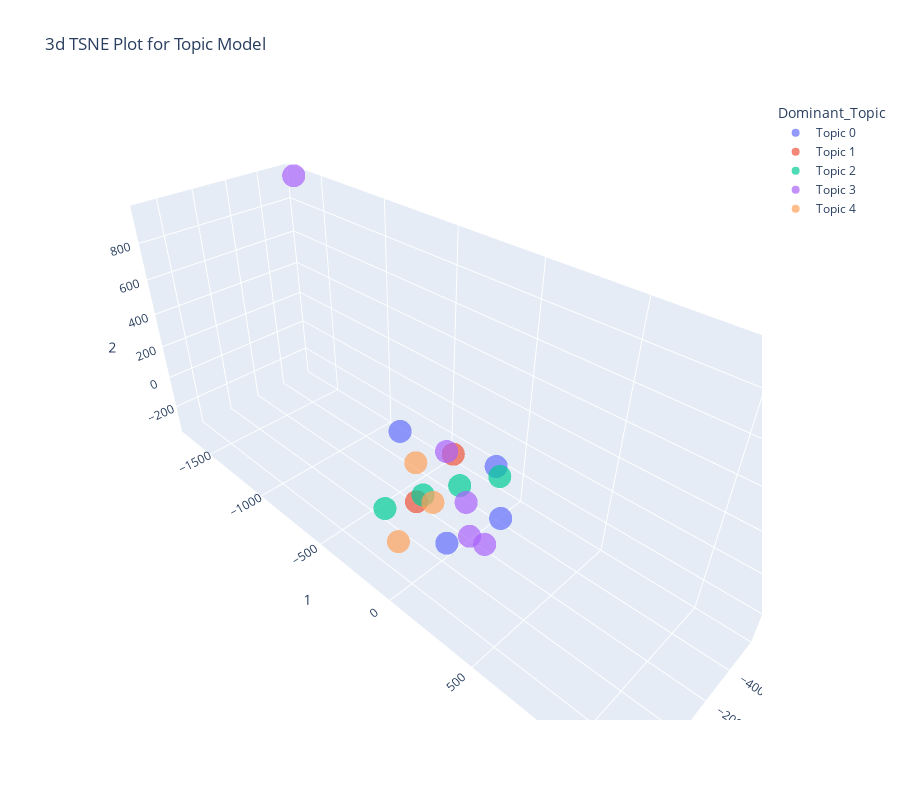

The notebook cell saved with this chart:
### Markdown cell above
## T-distributed Stochastic Neighbor Embedding (t-SNE)

### Code cell
plot_model(lda2, plot = 'tsne')

### Figure 1 — Plotly figure (JSON) as saved in the notebook; plotly's stock layout.template omitted (floating-point values rounded to 4 significant figures)
{"data": [{"hovertemplate": "Dominant_Topic=Topic 0<br>0=%{x}<br>1=%{y}<br>2=%{z}<extra></extra>", "legendgroup": "Topic 0", "marker": {"color": "#636efa", "opacity": 0.7, "symbol": "circle"}, "mode": "markers", "name": "Topic 0", "scene": "scene", "showlegend": true, "type": "scatter3d", "x": [-137.8, 58.01, -311.6, 51.84], "y": [222.8, 79.55, 42.23, -222.7], "z": [-43.61, -161.4, 50.45, 307.9]}, {"hovertemplate": "Dominant_Topic=Topic 1<br>0=%{x}<br>1=%{y}<br>2=%{z}<extra></extra>", "legendgroup": "Topic 1", "marker": {"color": "#EF553B", "opacity": 0.7, "symbol": "circle"}, "mode": "markers", "name": "Topic 1", "scene": "scene", "showlegend": true, "type": "scatter3d", "x": [36.05, 313.5, -16.43], "y": [-137.7, 1173.0, 35.19], "z": [-63.02, -340.8, 286.3]}, {"hovertemplate": "Dominant_Topic=Topic 2<br>0=%{x}<br>1=%{y}<br>2=%{z}<extra></extra>", "legendgroup": "Topic 2", "marker": {"color": "#00cc96", "opacity": 0.7, "symbol": "circle"}, "mode": "markers", "name": "Topic 2", "scene": "scene", "showlegend": true, "type": "scatter3d", "x": [278.3, -88.4, -108.0, -145.2], "y": [-84.46, 15.31, -237.9, 193.8], "z": [87.62, 53.15, -175.3, 179.6]}, {"hovertemplate": "Dominant_Topic=Topic 3<br>0=%{x}<br>1=%{y}<br>2=%{z}<extra></extra>", "legendgroup": "Topic 3", "marker": {"color": "#ab63fa", "opacity": 0.7, "symbol": "circle"}, "mode": "markers", "name": "Topic 3", "scene": "scene", "showlegend": true, "type": "scatter3d", "x": [90.16, -212.9, -573.3, -128.2, -192.7], "y": [237.9, -185.1, -1715.0, 150.0, -30.59], "z": [15.99, 67.5, 954.5, -252.3, -145.5]}, {"hovertemplate": "Dominant_Topic=Topic 4<br>0=%{x}<br>1=%{y}<br>2=%{z}<extra></extra>", "legendgroup": "Topic 4", "marker": {"color": "#FFA15A", "opacity": 0.7, "symbol": "circle"}, "mode": "markers", "name": "Topic 4", "scene": "scene", "showlegend": true, "type": "scatter3d", "x": [217.1, 119.7, 3.043], "y": [-70.93, 48.1, -174.2], "z": [-145.3, 105.9, 129.8]}], "layout": {"height": 800, "legend": {"title": {"text": "Dominant_Topic"}, "tracegroupgap": 0}, "scene": {"domain": {"x": [0, 1], "y": [0, 1]}, "xaxis": {"title": {"text": "0"}}, "yaxis": {"title": {"text": "1"}}, "zaxis": {"title": {"text": "2"}}}, "title": {"text": "3d TSNE Plot for Topic Model"}, "width": 900}}
